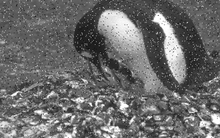
%> input picture Noisy.png, 220 x 138 px, shrunk from 756 x 474 before the run
$ octave Task3.m   (GNU Octave 9; MATLAB toolbox functions it lacks are replaced by stand-ins)
%> lines starting %> are read from the running program, lines starting %| are printed output that depends on the picture
% MATLAB script for Assessment Item-1
% Task-3
clear; close all; clc;

% Step-1: Load input image
I = imread('Noisy.png');
%> I is the input picture: size 138x220x3 uint8; min 9, max 255, mean 107.4

% Step-2: Convert into grey scale
Igray = rgb2gray(I);
figure, imshow(Igray), title('Step-1: Conversion of input image to greyscale');

% Step-3: Implement smoothing filter
%Pad the matrix with 0
pad=zeros(size(Igray)+4);
%Create a new image for the median
newM=zeros(size(Igray));

%input image into matrix
pad=padarray(Igray,[1,1]);
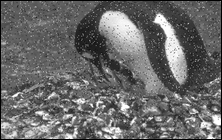
%> pad: size 140x222 uint8; min 0, max 255, mean 104.9

for x= 1:size(pad,1)-5
    for y=1:size(pad,2)-5
        medianf=zeros(25,1);
        counter=1;
        %input matrix of 5x5
        for row=1:5
            for col=1:5
                %Copy matrix into array and sort
                medianf(counter)=pad(x+row-1,y+col-1);
                counter=counter+1;
            end
        end
        %Sort the matrix in order
        median=sort(medianf);
        %Find the middle value
        newM(x,y)=median(13);   %13th digit into output of matrix

    end
end
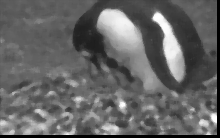
%> newM: size 138x220 double; min 0, max 254, mean 100.8
%> after the loop, medianf = 25 values, max 178 at index 14, min 75 at index 2, mean 123.6

%Step-3: Averaging filter
[row2,col2]=size(Igray);
%> row2 = 138; col2 = 220
%Create image for avergaging filter
newA=zeros(row2,col2);

%Inputting 5x5 Matrix
for x = 1:row2-5
    for y =1:col2-5
        %Finding the mean - add all and divide
          newA(x,y)=mean2(Igray(x:x+5,y:y+5));
    end
end
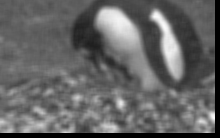
%> newA: size 138x220 double; min 0, max 250.3, mean 101

%Display both median and average filter image
newA=uint8(newA);
%> newA: size 138x220 uint8
newM=uint8(newM);
%> newM: size 138x220 uint8

%Internal to make sure the results are the same using a function
%Noisy filter using function
Average = filter2(fspecial('average',5),Igray)/255;
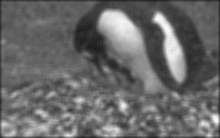
%> Average: size 138x220 double; min 0.116, max 0.99, mean 0.415
Median = medfilt2(Igray,[5 5]);
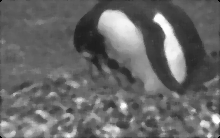
%> Median: size 138x220 uint8; min 0, max 254, mean 104.2
%Displaying results and comparing to the actual filter
figure,
subplot(2,2,1), imshow(newA), title ('Step-2: Average Filter without functions');
subplot(2,2,2), imshow(newM), title ('Step-3: Median smoothing filter without functions');
subplot(2,2,3), imshow(Average), title ('Test: Average filter using functions');
subplot(2,2,4), imshow(Median),title ('Test: Median filter using a functions');
truesize;

$ run again, with SC.png copied over Noisy.png
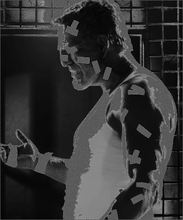
%> input picture SC.png, 183 x 220 px, shrunk from 400 x 480 before the run
%> I is the input picture: size 220x183 uint8; min 0, max 151, mean 51.7
%> after the loop `for x= 1:size(pad,1)-5`:
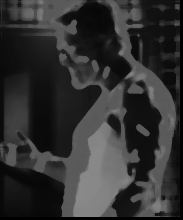
%> newM: size 220x183 double; min 0, max 138, mean 49.2
%> after the loop `for x= 1:size(pad,1)-5`: medianf = 25 values, max 98 at index 8, min 0 at index 3, mean 41.76
%> `Median = medfilt2(Igray,[5 5]);`:
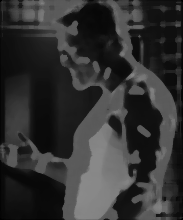
%> Median: size 220x183 uint8; min 0, max 138, mean 50.1
